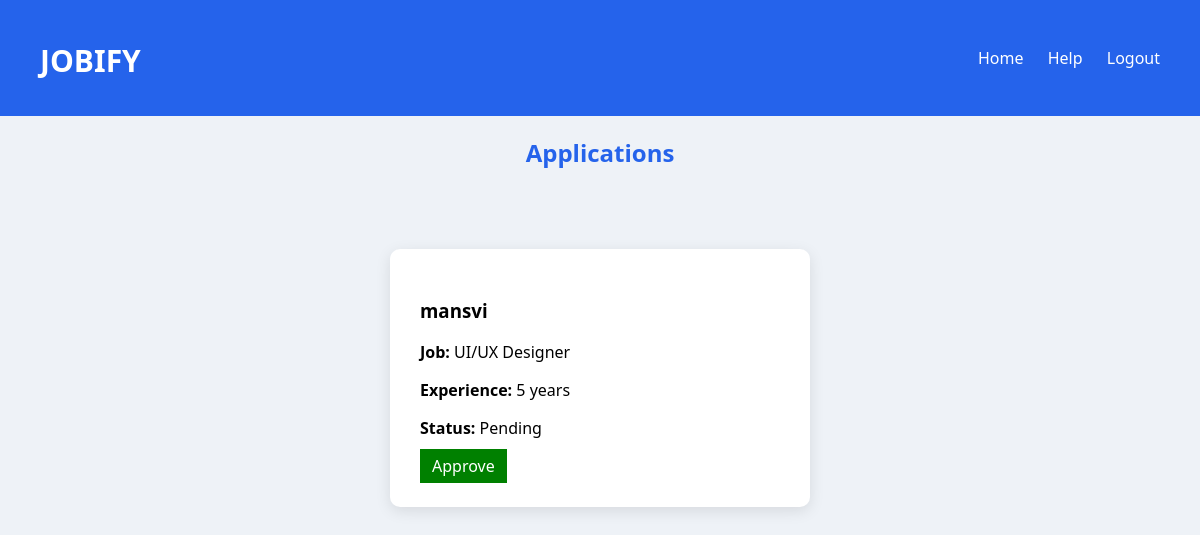
Page /view-applications/ (signed in) on the earlier database version.
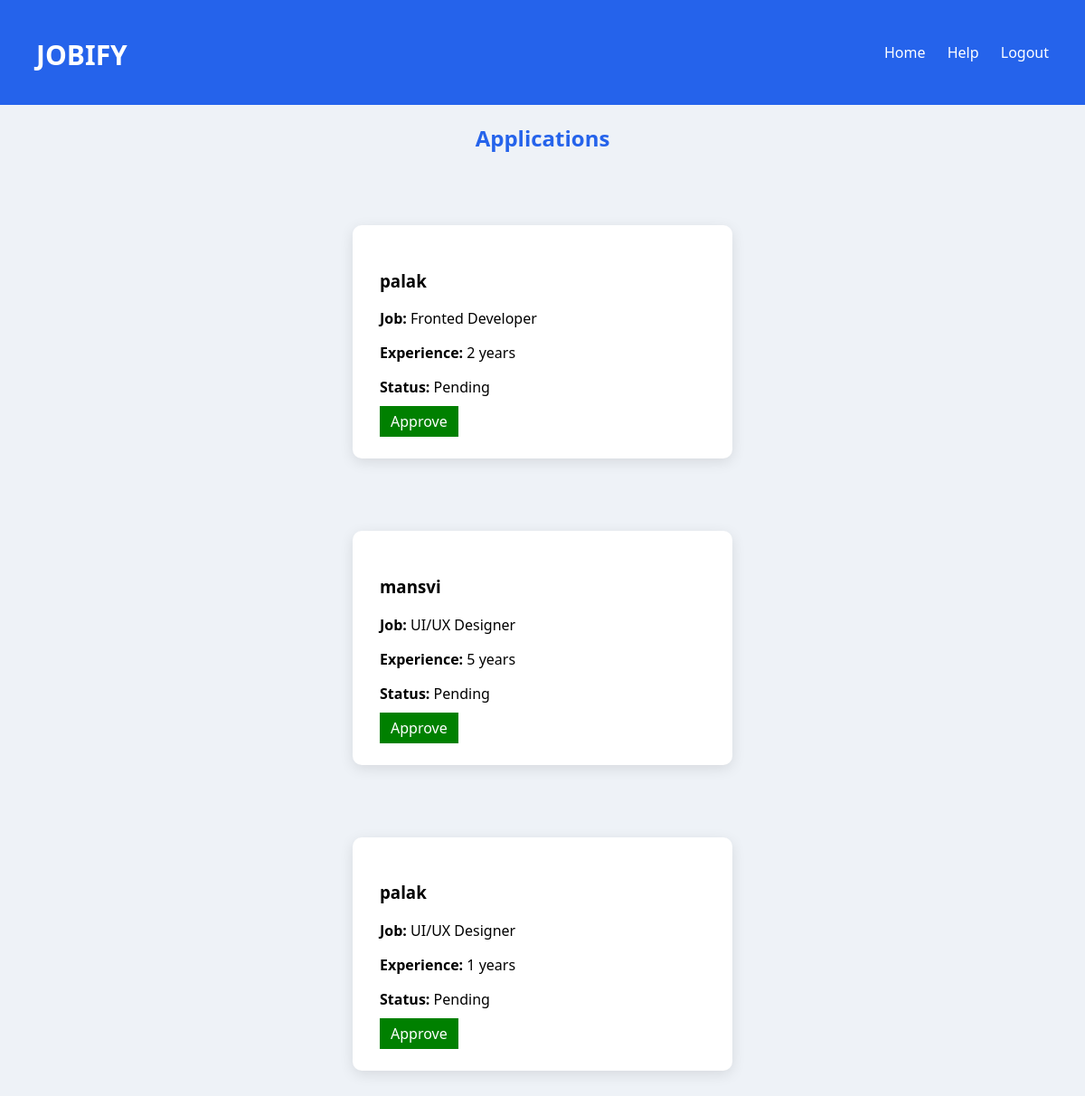
Same page on the later database version.
### portal/models.py (models this page shows, shortened)
class Application(models.Model):
    candidate = models.ForeignKey(Candidate, on_delete=models.CASCADE)
    job = models.ForeignKey(Job, on_delete=models.CASCADE)
    resume = models.FileField(upload_to='resumes/', null=True, blank=True)
    experience = models.IntegerField(null=True, blank=True)
    applied_on = models.DateTimeField(auto_now_add=True)
    status = models.CharField(max_length=20, default="Pending")
    interview_date = models.DateField(null=True, blank=True)
    interview_time = models.TimeField(null=True, blank=True)
    interview_mode = models.CharField(max_length=50, null=True, blank=True)

class Candidate(models.Model):
    name = models.CharField(max_length=100)
    email = models.EmailField()
    password = models.CharField(max_length=100)
    role = models.CharField(max_length=20)

class Job(models.Model):
    title = models.CharField(max_length=200)
    company = models.ForeignKey(Company, on_delete=models.CASCADE)
    location = models.CharField(max_length=200)
    salary = models.CharField(max_length=100, null=True, blank=True)

### portal/views.py (the view)
# urls.py: path('view-applications/', views.view_applications, name='view_applications'),
def view_applications(request):
    company_email = request.session.get('email')
    if not company_email:
        return redirect('login')
    company = Company.objects.filter(email=company_email).first()
    if not company:
        return redirect('login')
    jobs = Job.objects.filter(company=company)
    applications = Application.objects.filter(job__in=jobs)
    return render(request, 'portal/View_applications.html', {
        'applications': applications
    })

### templates/portal/View_applications.html (shortened to what this page needs)
{% load static %}
<!doctype html>
<html>
  <head>
    <link rel="stylesheet" href="{% static 'css/style.css' %}" />
  </head>
  <body>
    <div class="navbar">
      <h2 class="logo">JOBIFY</h2>
      <div class="nav-links">
        <a href="{% url 'company' %}">Home</a>
        <a href="{% url 'help' %}">Help</a>
        <a href="{% url 'logout' %}">Logout</a>
      </div>
    </div>
    <div class="container">
      <h2>Applications</h2>
      {% for app in applications %}
      <div class="card">
        <h3>{{ app.candidate.name }}</h3>
        <p><strong>Job:</strong> {{ app.job.title }}</p>
        <p><strong>Experience:</strong> {{ app.experience }} years</p>
        <p><strong>Status:</strong> {{ app.status }}</p>
        {% if app.status == "Pending" %}
        <a
          href="{% url 'approve_application' app.id %}"
          style="
            color: white;
            background: green;
            padding: 6px 12px;
            text-decoration: none;
          "
        >
          Approve
        </a>
        {% endif %}
      </div>
      {% empty %}
      <p>No applications found.</p>
      {% endfor %}
    </div>
  </body>
</html>

### static/css/style.css (style rules this page uses)
body { margin: 0; font-family: Segoe UI, sans-serif; background: #eef2f7; }
.navbar { background: #2563eb; padding: 15px 40px; display: flex; justify-content: space-between; align-items: center; }
.navbar a { color: white; text-decoration: none; margin-left: 20px; font-weight: 500; }
.logo { color: white; font-size: 30px; font-weight: 600; }
.card { width: 360px; max-width: 90%; margin: 80px auto; background: white; padding: 30px; border-radius: 10px; box-shadow: 0 4px 15px rgba(0, 0, 0, 0.1); }
h2 { text-align: center; margin-bottom: 20px; color: #2563eb; }
.navbar { background: #2563eb; padding: 15px 40px; display: flex; justify-content: space-between; align-items: center; color: white; }
.nav-links a { color: white; margin-left: 20px; text-decoration: none; font-weight: 500; }

Differences in the rows shown:
added Application: candidate.name "palak", job "Fronted Developer", experience "2", status "Pending", shows "Approve"
added Application: candidate.name "palak", job "UI/UX Designer", experience "1", status "Pending", shows "Approve"
